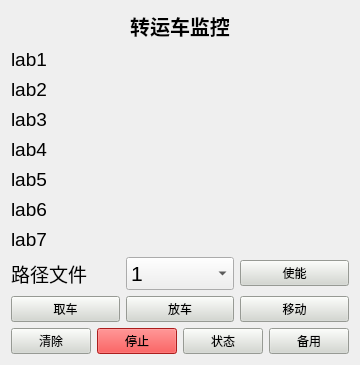
<?xml version="1.0" encoding="UTF-8"?>
<ui version="4.0">
 <class>Panel_Global_Plan_Sim</class>
 <widget class="QWidget" name="Panel_Global_Plan_Sim">
  <property name="geometry">
   <rect>
    <x>0</x>
    <y>0</y>
    <width>360</width>
    <height>365</height>
   </rect>
  </property>
  <property name="windowTitle">
   <string>伺服转台</string>
  </property>
  <layout class="QVBoxLayout" name="verticalLayout">
   <item>
    <layout class="QVBoxLayout" name="verticalLayout_2">
     <item>
      <widget class="QLabel" name="label_agvid">
       <property name="font">
        <font>
         <family>Ubuntu Condensed</family>
         <pointsize>15</pointsize>
         <weight>75</weight>
         <bold>true</bold>
        </font>
       </property>
       <property name="text">
        <string>转运车监控</string>
       </property>
       <property name="alignment">
        <set>Qt::AlignCenter</set>
       </property>
      </widget>
     </item>
     <item>
      <widget class="QLabel" name="lab1">
       <property name="font">
        <font>
         <pointsize>14</pointsize>
        </font>
       </property>
       <property name="text">
        <string>lab1</string>
       </property>
      </widget>
     </item>
     <item>
      <widget class="QLabel" name="lab2">
       <property name="font">
        <font>
         <pointsize>14</pointsize>
        </font>
       </property>
       <property name="text">
        <string>lab2</string>
       </property>
      </widget>
     </item>
     <item>
      <widget class="QLabel" name="lab3">
       <property name="font">
        <font>
         <pointsize>14</pointsize>
        </font>
       </property>
       <property name="text">
        <string>lab3</string>
       </property>
      </widget>
     </item>
     <item>
      <widget class="QLabel" name="lab4">
       <property name="font">
        <font>
         <pointsize>14</pointsize>
        </font>
       </property>
       <property name="text">
        <string>lab4</string>
       </property>
      </widget>
     </item>
     <item>
      <widget class="QLabel" name="lab5">
       <property name="font">
        <font>
         <pointsize>14</pointsize>
        </font>
       </property>
       <property name="text">
        <string>lab5</string>
       </property>
      </widget>
     </item>
     <item>
      <widget class="QLabel" name="lab6">
       <property name="font">
        <font>
         <pointsize>14</pointsize>
        </font>
       </property>
       <property name="text">
        <string>lab6</string>
       </property>
      </widget>
     </item>
     <item>
      <widget class="QLabel" name="lab7">
       <property name="font">
        <font>
         <pointsize>14</pointsize>
        </font>
       </property>
       <property name="text">
        <string>lab7</string>
       </property>
      </widget>
     </item>
     <item>
      <layout class="QHBoxLayout" name="horizontalLayout_2">
       <item>
        <widget class="QLabel" name="lab4_2">
         <property name="font">
          <font>
           <pointsize>14</pointsize>
          </font>
         </property>
         <property name="text">
          <string>路径文件</string>
         </property>
        </widget>
       </item>
       <item>
        <widget class="QComboBox" name="cb_load">
         <property name="font">
          <font>
           <pointsize>16</pointsize>
          </font>
         </property>
         <item>
          <property name="text">
           <string>1</string>
          </property>
         </item>
         <item>
          <property name="text">
           <string>2</string>
          </property>
         </item>
        </widget>
       </item>
       <item>
        <widget class="QPushButton" name="btn_enable">
         <property name="styleSheet">
          <string notr="true">background-color: rgb(211, 215, 207);
font: 16pt &quot;Ubuntu&quot;;</string>
         </property>
         <property name="text">
          <string>使能</string>
         </property>
        </widget>
       </item>
      </layout>
     </item>
     <item>
      <layout class="QHBoxLayout" name="horizontalLayout">
       <item>
        <widget class="QPushButton" name="btn_pick">
         <property name="styleSheet">
          <string notr="true">background-color: rgb(211, 215, 207);
font: 16pt &quot;Ubuntu&quot;;</string>
         </property>
         <property name="text">
          <string>取车</string>
         </property>
        </widget>
       </item>
       <item>
        <widget class="QPushButton" name="btn_release">
         <property name="styleSheet">
          <string notr="true">background-color: rgb(211, 215, 207);
font: 16pt &quot;Ubuntu&quot;;</string>
         </property>
         <property name="text">
          <string>放车</string>
         </property>
        </widget>
       </item>
       <item>
        <widget class="QPushButton" name="btn_move">
         <property name="styleSheet">
          <string notr="true">background-color: rgb(211, 215, 207);
font: 16pt &quot;Ubuntu&quot;;</string>
         </property>
         <property name="text">
          <string>移动</string>
         </property>
        </widget>
       </item>
      </layout>
     </item>
     <item>
      <layout class="QHBoxLayout" name="horizontalLayout_3">
       <item>
        <widget class="QPushButton" name="btn_cleartrack">
         <property name="styleSheet">
          <string notr="true">background-color: rgb(211, 215, 207);
font: 16pt &quot;Ubuntu&quot;;</string>
         </property>
         <property name="text">
          <string>清除</string>
         </property>
        </widget>
       </item>
       <item>
        <widget class="QPushButton" name="btn_stop">
         <property name="styleSheet">
          <string notr="true">font: 16pt &quot;Ubuntu&quot;;
background-color: rgb(239, 41, 41);</string>
         </property>
         <property name="text">
          <string>停止</string>
         </property>
        </widget>
       </item>
       <item>
        <widget class="QPushButton" name="btn_syscheck">
         <property name="styleSheet">
          <string notr="true">background-color: rgb(211, 215, 207);
font: 16pt &quot;Ubuntu&quot;;</string>
         </property>
         <property name="text">
          <string>状态</string>
         </property>
        </widget>
       </item>
       <item>
        <widget class="QPushButton" name="btn_backup">
         <property name="styleSheet">
          <string notr="true">background-color: rgb(211, 215, 207);
font: 16pt &quot;Ubuntu&quot;;</string>
         </property>
         <property name="text">
          <string>备用</string>
         </property>
        </widget>
       </item>
      </layout>
     </item>
    </layout>
   </item>
  </layout>
 </widget>
 <resources/>
 <connections/>
</ui>
